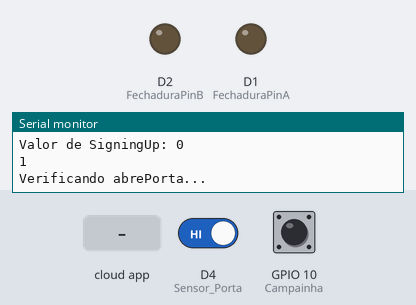
The sketch below on a simulated ESP8266 (NodeMCU). On the bench: output pins drawn as LEDs (lit = HIGH), the last lines printed to the serial monitor. Inputs (shaded band) come from the test bench; at power-on: D4 (Sensor_Porta) HIGH, GPIO 10 (Campainha) HIGH. WiFi joins after 1.5 s; servers stay silent unless stated; the Firebase database answers and starts empty.

Above: at 3.8 s.
3.9 s: the phone or cloud app sets abrePorta to 1
At 5.1 s:
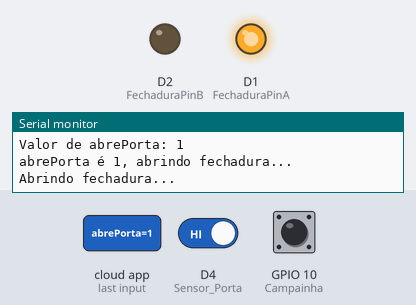
Timing chart, 0 to 6.9 s (numbered marks = the images above; inputs shaded):
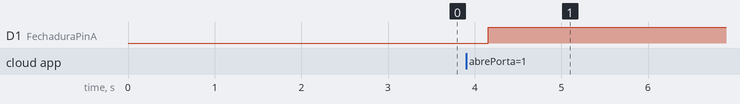

The sketch:

sistema_porteiro.ino
```cpp
#include <ESP8266WiFi.h>          // Inclusão da biblioteca do WI-Fi
#include <SPI.h>                  // Inclui a biblioteca SPI.h
#include <Wire.h>                 // Inclui a biblioteca Wire.h
#include <MFRC522.h>              // Inclui a biblioteca do sensor RFID
#include <Firebase_ESP_Client.h>  // Inclui a biblioteca que faz conexão com Firebase
#include <addons/TokenHelper.h>   // Fornece informações sobre geração de token.
#include <addons/RTDBHelper.h>    // Fornece informações sobre payload do RTDB e outras funções auxiliares.
#include <SD.h>

// Definição das Portas

// RFID
#define RFID_RST D0   // Reset do RFID
#define RFID_CLK D5   // CLK do RFID
#define RFID_MISO D6  // MISO do RFID
#define RFID_MOSI D7  // MOSI do RFID
#define RFID_SDA D8   // SDA do RFID

MFRC522 mfrc522(RFID_SDA, RFID_RST);  // Cria instância do MFRC522
MFRC522::MIFARE_Key key;

// Fechadura
#define FechaduraPinA D1  // Ponte-H A-1A | Positivo
#define FechaduraPinB D2  // Ponte-H A-1B | Negativo

// Sensor magnético da porta
#define Sensor_Porta D4  // Fio do Sensor Magnético | O outro vai no GND
int portaIsFechada = 1;

// Campainha
#define Campainha 10

// Para conexão com Wi-Fi
// const char* ssid = "S23 Ultra de Vinicius Gabriel";       // Nome da rede
// const char* password = "pcgkkdr9y54r5qn";  // Senha da rede

const char* ssid = "Inside The Forest";       // Nome da rede
const char* password = "youarealone";  // Senha da rede

// const char* password = "ej#bw@23";  // Senha da rede

// Conexão com Firebase

/* 2. Define the API Key */
#define API_KEY "AIzaSyBUiYGI7-oV9mmKp_6XHm5D2v9_zRVvJBU"

/* 3. Define the RTDB URL */
#define DATABASE_URL "https://bancodochaves-default-rtdb.firebaseio.com/"  // <databaseName>.firebaseio.com or <databaseName>.<region>.firebasedatabase.app

/* 4. Define the user Email and password that already registered or added in your project */
#define USER_EMAIL "projetoint7@gmail.com"
#define USER_PASSWORD "Senha@123456"

// Variáveis Firebase

// Define Firebase Data object
FirebaseData fbdo;

FirebaseAuth auth;
FirebaseConfig config;

unsigned long sendDataPrevMillis = 0;
unsigned long count = 0;

void conecta_wifi();
void conecta_firebase();
void verifica_abrePorta();
void abre_fechadura();
void fecha_fechadura();
void verifica_SigningUp();

// Código

void setup() {
  Serial.begin(9600);  // Inicia a comunicação com o Serial
  delay(100);          // Pequeno atraso para garantir que a serial está inicializada

  Serial.println("Inicializando...");

  conecta_wifi();  // Chama a função que irá conectar no Wi-Fi

  Serial.println("Conectado ao Wi-Fi");

  conecta_firebase();  // Chama a função que irá conectar no Firebase

  SPI.begin();         // Inicia o barramento SPI
  mfrc522.PCD_Init();  // Inicia o MFRC522

  // Configuração dos pinos
  pinMode(FechaduraPinA, OUTPUT);       // Configura D1 como saída
  pinMode(FechaduraPinB, OUTPUT);       // Configura D2 como saída
  pinMode(Sensor_Porta, INPUT_PULLUP);  // Configura D4 como entrada
  pinMode(Campainha, INPUT_PULLUP);     // Configura A0 como entrada

  // Inicialização dos pinos
  digitalWrite(FechaduraPinA, LOW);  // Configuração para fechar a fechadura
  digitalWrite(FechaduraPinB, LOW);  // Configuração para fechar a fechadura

  delay(1000);
}

void loop() {
  // Verifica se a campainha foi acionada

  Serial.println(digitalRead(Campainha));

  // if () {
  //   Serial.println("Tem gente na porta");
  //   delay(3000);
  // }

  // Verifica se o Firebase está pronto
  if (Firebase.ready()) {
    // Verifica o valor de abrePorta
    verifica_abrePorta();

    // Verifica se há um novo cartão RFID presente
    if (mfrc522.PICC_IsNewCardPresent()) {
      // Lê o cartão RFID
      if (!mfrc522.PICC_ReadCardSerial()) {
        return;
      }

      String leitura = "";

      // Exibe o UID no monitor serial
      Serial.print("UID da tag: ");
      for (byte i = 0; i < mfrc522.uid.size; i++) {
        if (i == 0)
          leitura.concat(String(mfrc522.uid.uidByte[i] < 0x10 ? " 0" : ""));
        else
          leitura.concat(String(mfrc522.uid.uidByte[i] < 0x10 ? " 0" : " "));

        leitura.concat(String(mfrc522.uid.uidByte[i], HEX));
      }

      leitura.toUpperCase();

      Serial.println(leitura);

      // Interrompe o PICC
      mfrc522.PICC_HaltA();

      // Para a criptografia no PCD
      mfrc522.PCD_StopCrypto1();

      String nodePath = "/ChavesCadastradas/" + leitura;

      // Verifica se o código do cartão está no Firebase
      if (Firebase.RTDB.getJSON(&fbdo, nodePath)) {
        Serial.println("Código encontrado no Firebase!");
        abre_fechadura();
      } else {
        Serial.println("Código não encontrado no Firebase.");
        Serial.println(fbdo.errorReason());
      }

      delay(5000);

      while (portaIsFechada) {
        // Confere se a porta está fechada | 0 é fechada | 1 é aberta
        portaIsFechada = digitalRead(Sensor_Porta);
        delay(1000);
      }

      fecha_fechadura();
    }

    // Verifica a variável SigningUp no Firebase
    verifica_SigningUp();
  }
}

// Funções

void conecta_wifi() {
  WiFi.begin(ssid, password);  // Inicia a conexão Wi-Fi

  Serial.print("Conectando a ");  // Escreve o texto na serial
  Serial.print(ssid);             // Escreve o nome da rede na serial

  while (WiFi.status() != WL_CONNECTED) {  // Enquanto status for diferente de conectado
    delay(500);
    Serial.print(".");
  }

  Serial.println("");                         // Pula uma linha na janela serial
  Serial.print("Conectado a rede sem fio ");  // Escreve o texto na serial
  Serial.println(ssid);                       // Escreve o nome da rede na serial
}

void conecta_firebase() {
  // Configuração do Firebase
  Serial.printf("Firebase Client v%s\n\n", FIREBASE_CLIENT_VERSION);

  /* Assign the API key (required) */
  config.api_key = API_KEY;

  /* Assign the user sign-in credentials */
  auth.user.email = USER_EMAIL;
  auth.user.password = USER_PASSWORD;

  /* Assign the RTDB URL (required) */
  config.database_url = DATABASE_URL;

  /* Assign the callback function for the long-running token generation task */
  config.token_status_callback = tokenStatusCallback;  // veja addons/TokenHelper.h

  // Comente ou passe o valor falso quando a reconexão do Wi-Fi for controlada pelo seu código ou por uma biblioteca de terceiros, por exemplo, WiFiManager
  Firebase.reconnectNetwork(true);

  // A transmissão de grandes dados pode exigir um buffer de RX maior, caso contrário, problemas de conexão ou tempo limite de leitura de dados podem ocorrer.
  // Forneça tamanhos de buffer RX e TX
  fbdo.setBSSLBufferSize(4096, 4096); /* Tamanho do buffer Rx em bytes de 512 - 16384 /, 1024 / Tamanho do buffer Tx em bytes de 512 - 16384 */

  // Limita o tamanho do payload da resposta a ser coletado no FirebaseData
  fbdo.setResponseSize(2048);

  Firebase.begin(&config, &auth);

  Firebase.setDoubleDigits(5);

  config.timeout.serverResponse = 10 * 1000;
}

void abre_fechadura() {
  Serial.println("Abrindo fechadura...");
  digitalWrite(FechaduraPinA, HIGH);  // Configuração para abrir a fechadura
}

void fecha_fechadura() {
  Serial.println("Fechando fechadura...");
  digitalWrite(FechaduraPinA, LOW);  // Configuração para fechar a fechadura
}

void verifica_abrePorta() {
  Serial.println("Verificando abrePorta...");
  if (Firebase.RTDB.getInt(&fbdo, "/abrePorta")) {
    int abrePorta = fbdo.intData();
    Serial.print("Valor de abrePorta: ");
    Serial.println(abrePorta);
    if (abrePorta == 1) {
      Serial.println("abrePorta é 1, abrindo fechadura...");
      abre_fechadura();

      // Espera até que a porta seja fechada antes de trancar a fechadura novamente
      while (portaIsFechada) {
        portaIsFechada = digitalRead(Sensor_Porta);
        delay(1000);
      }
      //
    }else{
       fecha_fechadura();
    }
  } else {
    Serial.println("Falha ao obter o valor de abrePorta do Firebase.");
    Serial.println(fbdo.errorReason());
    fecha_fechadura();
  }
}

void verifica_SigningUp() {
  if (Firebase.RTDB.getInt(&fbdo, "/SigningUp")) {
    int signingUp = fbdo.intData();
    Serial.print("Valor de SigningUp: ");
    Serial.println(signingUp);

    // Se SigningUp for 1, executa um loop até que mude para 0
    if (signingUp == 1) {
      Serial.println("SigningUp é 1, aguardando leitura de cartão...");

      while (signingUp == 1) {
        // Verifica se um novo cartão está presente
        if (mfrc522.PICC_IsNewCardPresent() && mfrc522.PICC_ReadCardSerial()) {
          String leitura = "";

          // Concatena o UID do cartão lido
          for (byte i = 0; i < mfrc522.uid.size; i++) {
            if (i > 0) leitura.concat(" ");
            leitura.concat(String(mfrc522.uid.uidByte[i] < 0x10 ? "0" : ""));
            leitura.concat(String(mfrc522.uid.uidByte[i], HEX));
          }

          leitura.toUpperCase();

          // Interrompe o PICC
          mfrc522.PICC_HaltA();

          // Para a criptografia no PCD
          mfrc522.PCD_StopCrypto1();

          Serial.print("UID da tag: ");
          Serial.println(leitura);

          // Atualiza o valor no Firebase
          if (Firebase.RTDB.setString(&fbdo, "ChaveRegistrada", leitura)) {
            Serial.println("Valor atualizado com sucesso!");
          } else {
            Serial.println("Falha ao atualizar valor: " + fbdo.errorReason());
          }
        }

        // Re-verifica o valor de SigningUp no Firebase
        if (Firebase.RTDB.getInt(&fbdo, "/SigningUp")) {
          signingUp = fbdo.intData();
        } else {
          Serial.println("Falha ao obter o valor de SigningUp do Firebase.");
          Serial.println(fbdo.errorReason());
          break;
        }

        delay(1000);  // Ajuste o tempo conforme necessário
      }
    }
  } else {
    Serial.println("Falha ao obter o valor de SigningUp do Firebase.");
    Serial.println(fbdo.errorReason());
  }
}
```

Measured:
- after the input at 3.9 s, D1 (FechaduraPinA): LOW → HIGH after 0.25 s
